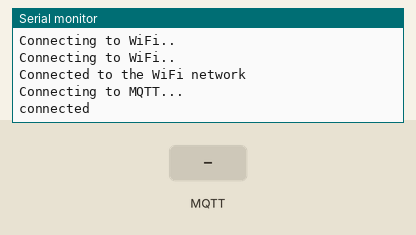
A sketch run on a simulated ESP8266 (NodeMCU). On the bench: the last lines printed to the serial monitor. The test bench sets the inputs (shaded band). WiFi joins after 1.5 s; servers stay silent unless stated; a WiFi scan finds three made-up networks; no MQTT or app messages arrive unless stated.

Above: at 2.7 s.
2.8 s: MQTT message "0" arrives on the first subscribed topic
At 3.4 s:
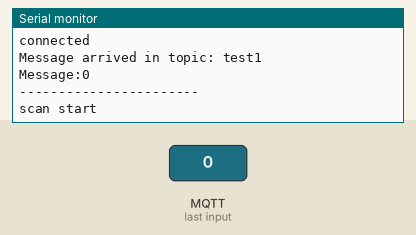
4.3 s: MQTT message "5" arrives on the first subscribed topic
At 5.4 s:
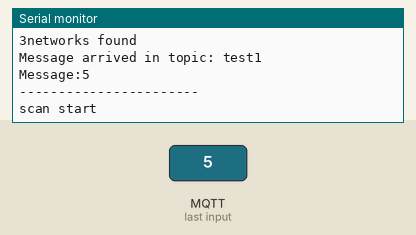

The sketch:

ESP8266_Networkscanner.ino
```cpp
#include <ESP8266WiFi.h>
#include <PubSubClient.h>

const char* ssid = "Karthik";
const char* password = "8778813014";
const char* mqttServer = "192.168.43.235";        //IP address of the mqtt broker
const int mqttPort = 1883;                        //port number of the broker
const char* mqttUser = "pi";
const char* mqttPassword = "spider19";


WiFiClient espClient;
PubSubClient client(espClient);

void setup()
{
  int h = 0;
  Serial.begin(115200);

  WiFi.begin(ssid, password);

  while (WiFi.status() != WL_CONNECTED)
  {
    delay(500);
    Serial.println("Connecting to WiFi..");

  }
  Serial.println("Connected to the WiFi network");

  client.setServer(mqttServer, mqttPort);
  client.setCallback(callback);

  while (!client.connected()) {
    Serial.println("Connecting to MQTT...");

    if (client.connect("ESP8266Client1", mqttUser, mqttPassword)) {

      Serial.println("connected");

    } else {

      Serial.print("failed with state ");
      Serial.print(client.state());
      delay(2000);

    }
  }
  client.subscribe("test1");


}

void callback(char* topic, byte* payload, unsigned int length) {
  String a[20];
  Serial.print("Message arrived in topic: ");
  Serial.println(topic);

  Serial.print("Message:");
  for (int i = 0; i < length; i++) {
    Serial.print((char)payload[i]);
  }

  Serial.println();
  Serial.println("-----------------------");

  Serial.println("scan start");

  // WiFi.scanNetworks will return the number of networks found
  int n = WiFi.scanNetworks();
  Serial.println("scan done");
  if (n == 0)
    Serial.println("no networks found");
  else
  {
    Serial.print(n);
    Serial.println("networks found");
    int k = 0;
    int z=-1;

      // Print SSID and RSSI for each network found
      //Serial.print(i + 1);
      //Serial.print(": ");
      //Serial.print(WiFi.SSID(i));
      //Serial.print(" (");
      //Serial.print(WiFi.RSSI(i));
      //Serial.print(")");
      //Serial.println((WiFi.encryptionType(i) == ENC_TYPE_NONE) ? " " : "*");
      delay(10);
       int i=0;
      for (int j=0;j<n;j++)
        {
          for (int k=0;k<i;k++)
               {

                   if ( WiFi.SSID(j) == a[k])
                   {
                         z=1;
                         break;
                   }
               }
                            if(z!=1)
                            {
                          String h  = ","+WiFi.SSID(j) + "," + WiFi.RSSI(j)+",";
                          if(WiFi.SSID(j).toInt()<10 && WiFi.SSID(j).toInt()>0)
                          {a[i++]=WiFi.SSID(j);
                          char hh1[30];
                          Serial.println(h);
                          h.toCharArray(hh1, 30);

                          //Serial.println(hh1);

                          client.publish("lane1", hh1);
                          z=0;
                          }

                        }


          }


  }
}


void loop()
{
   client.loop();
}
```

Measured:
- after the input at 2.8 s, the serial monitor: prints a new line at once (image 1)
- after the input at 4.3 s, the serial monitor: prints a new line after 0.51 s (image 2)
